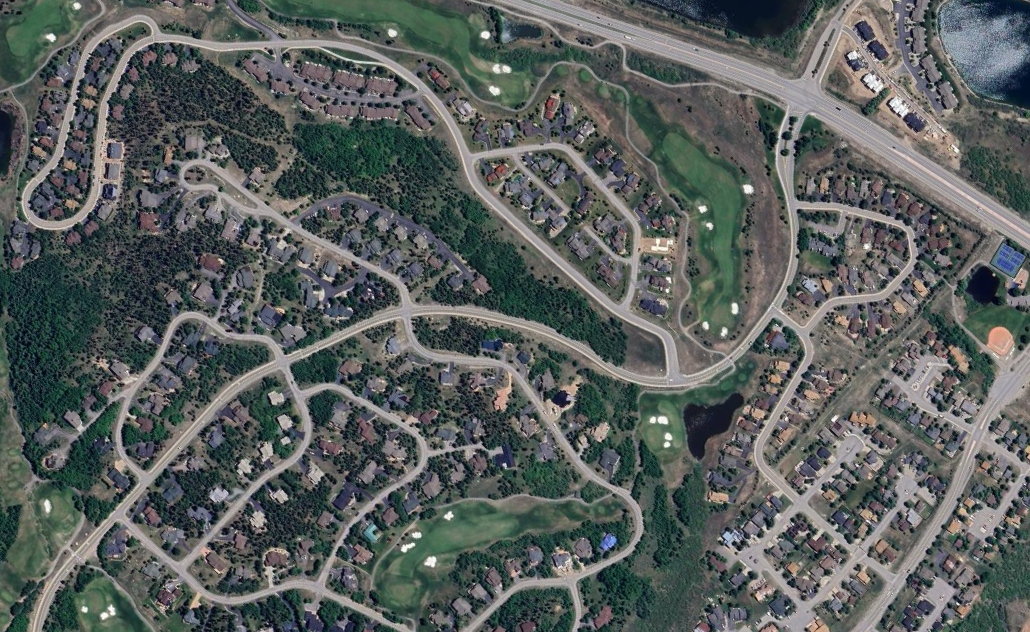
#> input picture 3.png, 1030 x 632 px
$ python main_v10.py
#> lines starting #> are read from the running program, lines starting #| are printed output that depends on the picture; after the words box and inside, x2 and y2 are one past the last pixel; in counts of white or black regions, pixels touching at a corner belong together
import cv2
import numpy as np
import matplotlib.pyplot as plt
from queue import PriorityQueue

# Load image function
def load_image(image_path):
#> called with image_path = '3.png'
    image = cv2.imread(image_path)
#> image is the input picture: shape (632, 1030, 3); mean B, G, R 92.9, 94.7, 89.4
    image = cv2.add(image, image)  # Brighten the image by adding it to itself
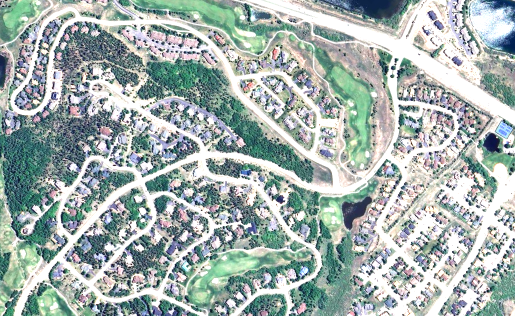
#> image: shape (632, 1030, 3) (shown at 1/2 size); mean B, G, R 173.6, 176.6, 163.3
    return image

# Display the results using Matplotlib
# [34 lines left out: functions display_results, click_event, not called in this run]

# Heuristic function for the A* algorithm
def heuristic(a, b):
    return abs(a[0] - b[0]) + abs(a[1] - b[1])

# A* search algorithm
# [44 lines left out: function a_star_search, not called in this run]

# Load the image
img = load_image("3.png")
gray_img = cv2.cvtColor(img, cv2.COLOR_BGR2GRAY)
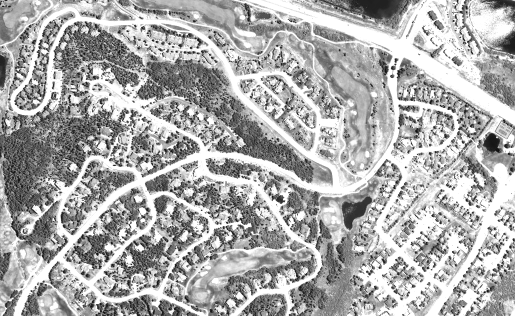
#> gray_img: shape (632, 1030) (shown at 1/2 size); min 3, max 255, mean 172.3

# Apply CLAHE (Contrast Limited Adaptive Histogram Equalization)
clahe = cv2.createCLAHE(clipLimit=2.0, tileGridSize=(5, 5))
clahe_img = clahe.apply(gray_img)
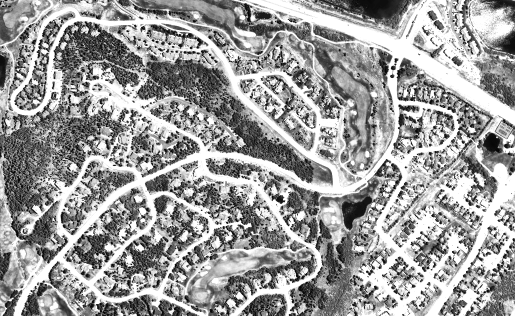
#> clahe_img: shape (632, 1030) (shown at 1/2 size); min 0, max 255, mean 156.8

# Apply thresholding (Otsu's method + Binary Inversion)
_, binary = cv2.threshold(clahe_img, 110, 255, cv2.THRESH_OTSU + cv2.THRESH_BINARY_INV)
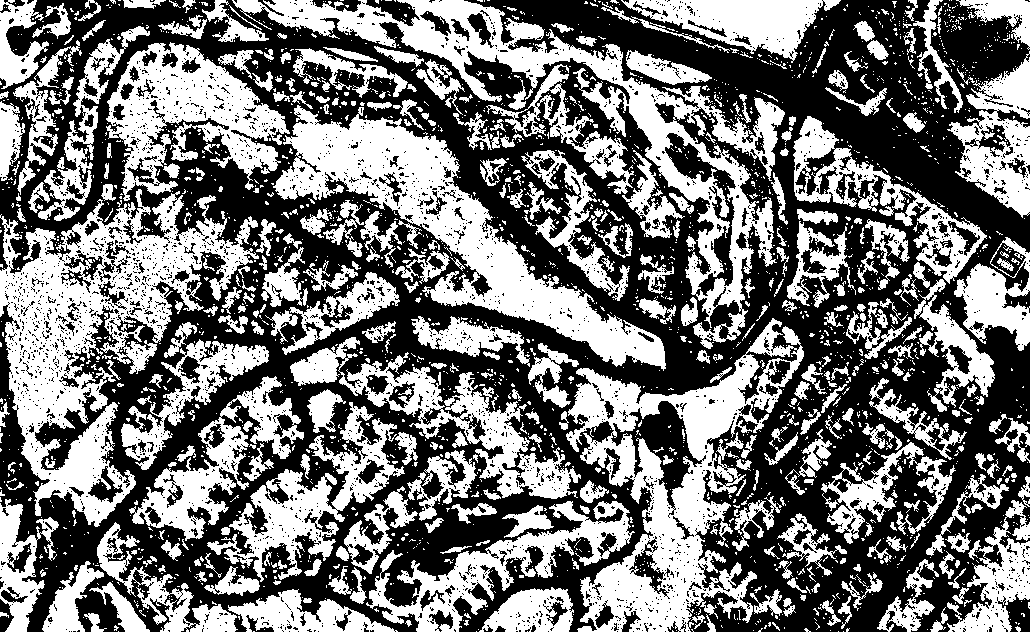
#> binary: shape (632, 1030); 46.2% white; 2508 white regions (2098 under 20 px), largest, box (x1, y1, x2, y2) and area: (0, 189, 259, 527) 30623, (232, 0, 785, 349) 25522, (566, 318, 804, 632) 25482

# Apply morphological operations to enhance the binary image
kernel = cv2.getStructuringElement(cv2.MORPH_RECT, (3, 3))
binary = cv2.morphologyEx(binary, cv2.MORPH_CLOSE, kernel, iterations=3)
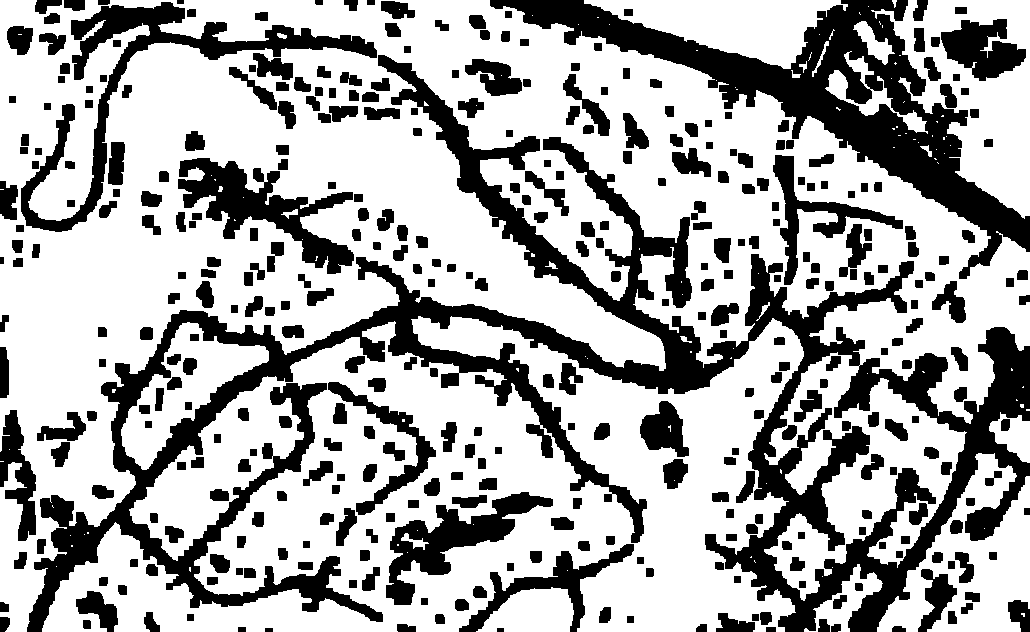
#> binary: shape (632, 1030); 67.2% white; 378 black regions, largest, box (x1, y1, x2, y2) and area: (27, 55, 1030, 632) 88639, (490, 0, 1030, 279) 30076, (21, 2, 377, 232) 10667
binary = cv2.morphologyEx(binary, cv2.MORPH_OPEN, kernel, iterations=2)
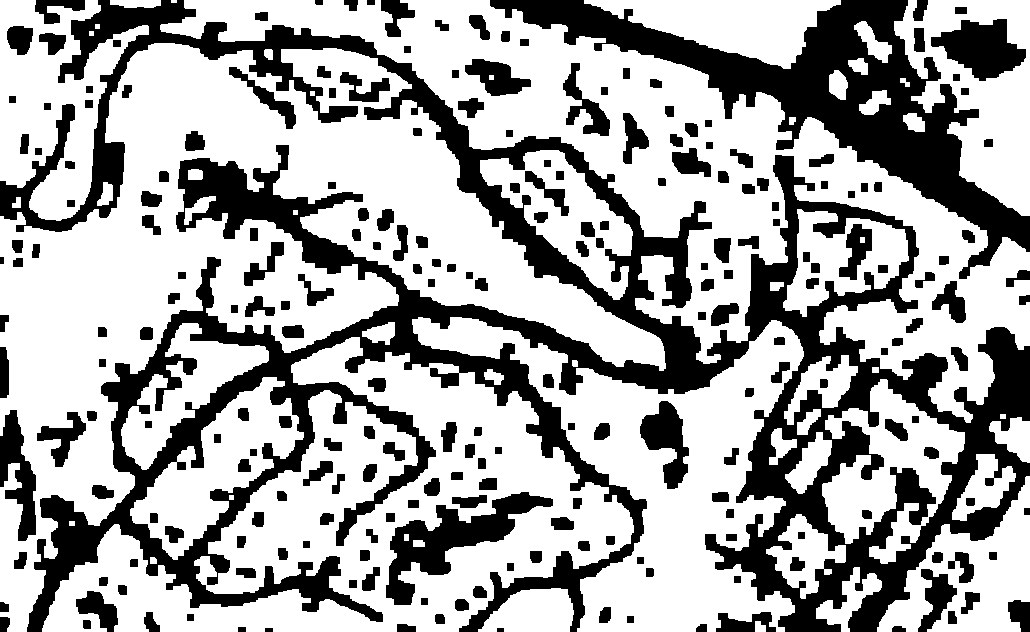
#> binary: shape (632, 1030); 66% white; 231 black regions, largest, box (x1, y1, x2, y2) and area: (0, 0, 1030, 632) 134392, (490, 0, 1030, 279) 32495, (386, 492, 553, 605) 5966

# Prepare for pathfinding and interaction
result_image = img.copy()
points = []
original_display = img.copy()
binary_display = binary.copy()

# Display the original image for user interaction
cv2.imshow("Original Image", original_display)
cv2.setMouseCallback("Original Image", click_event)
cv2.waitKey(0)

# Once two points are selected, find the path using A* algorithm
if len(points) == 2:
    start, goal = points
    path = a_star_search(start, goal, binary)

    if path:
        for point in path:
            cv2.circle(result_image, point, 1, (0, 0, 255), -1)
        cv2.imshow("Path", result_image)
        cv2.waitKey(0)

        # Display results: original, CLAHE, binary, and final path image
        display_results(original_display, clahe_img, binary, result_image)
    else:
        print("No path found")
else:
    print("Please click on two points")

$ run again, with 4.png copied over 3.png
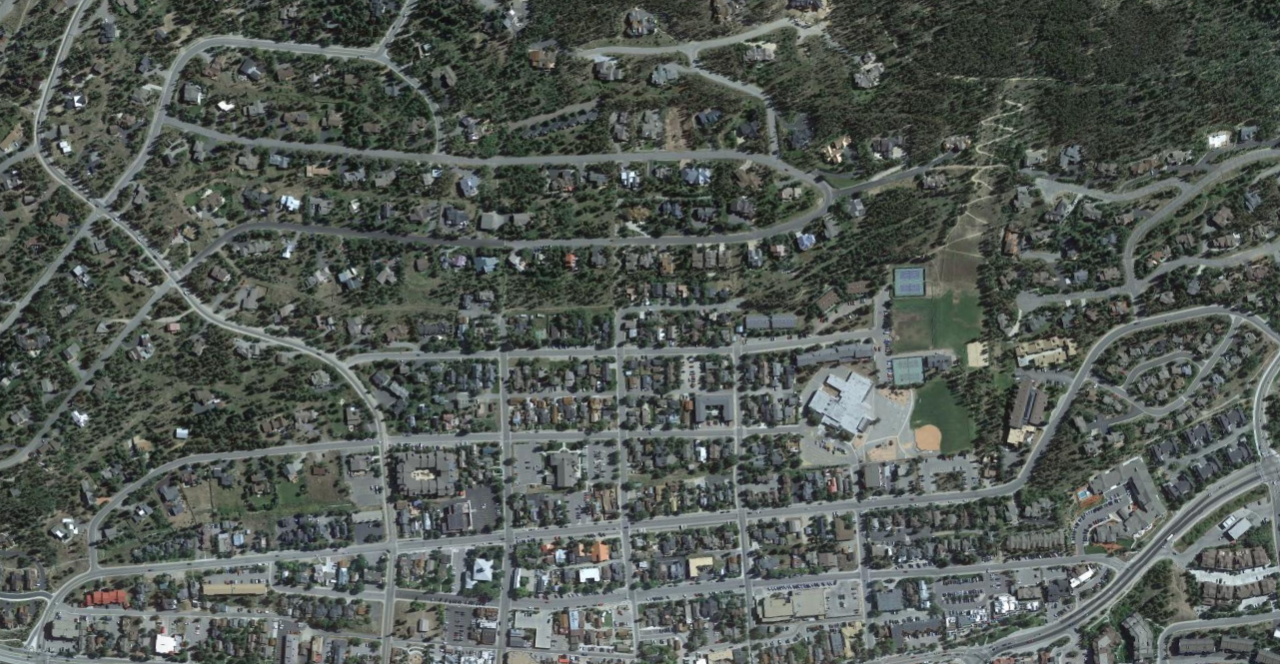
#> input picture 4.png, 1280 x 664 px
#> in load_image, image is the input picture: shape (664, 1280, 3); mean B, G, R 84.9, 89.9, 83.5
#> `_, binary = cv2.threshold(clahe_img, 110, 255, cv2.THRESH_OTSU + cv2.T..`:
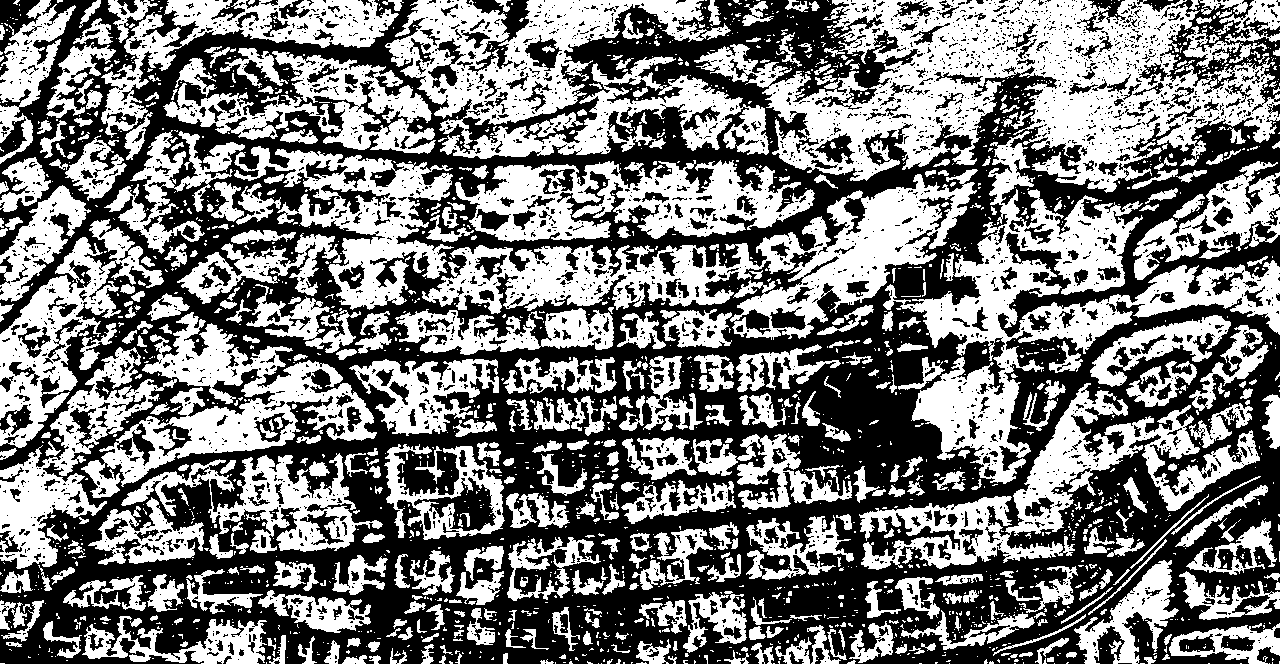
#> binary: shape (664, 1280); 48.5% white; 2196 white regions (1690 under 20 px), largest, box (x1, y1, x2, y2) and area: (694, 0, 1280, 193) 49903, (883, 131, 1280, 484) 30315, (422, 169, 978, 340) 26425
#> `binary = cv2.morphologyEx(binary, cv2.MORPH_OPEN, kernel, iterations=2)`:
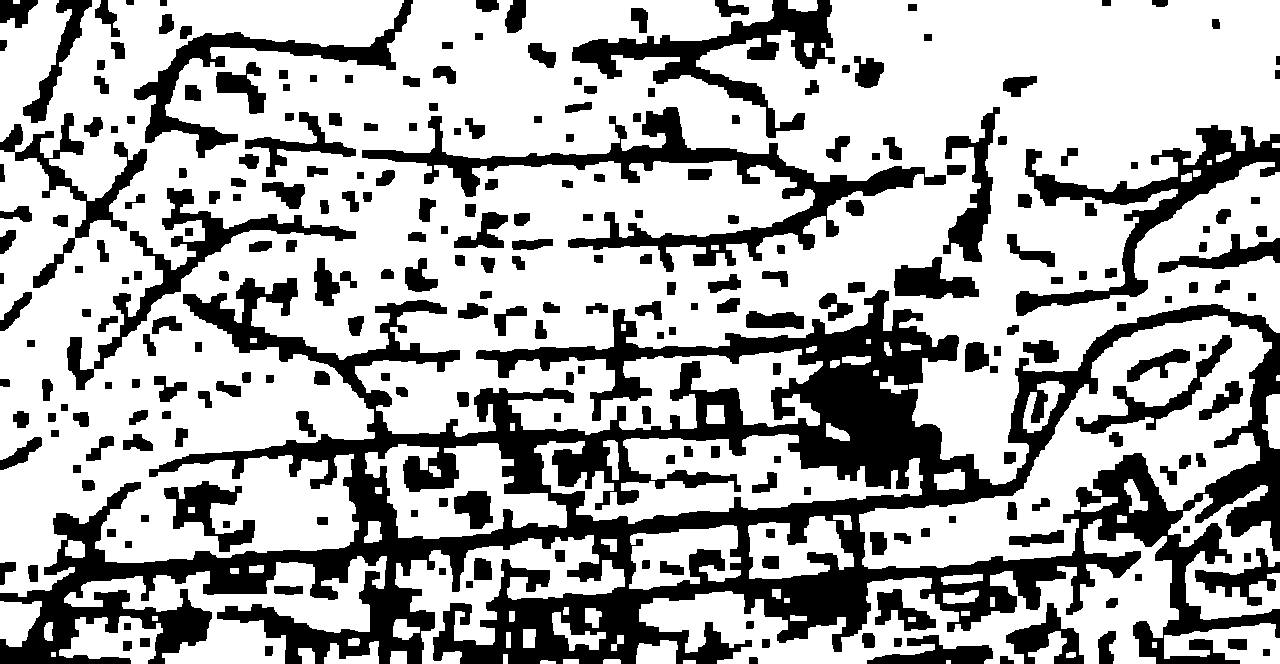
#> binary: shape (664, 1280); 68.1% white; 265 black regions, largest, box (x1, y1, x2, y2) and area: (0, 278, 1280, 664) 151671, (362, 107, 946, 272) 15873, (1016, 125, 1280, 316) 9911

$ run again, with 5.png copied over 3.png
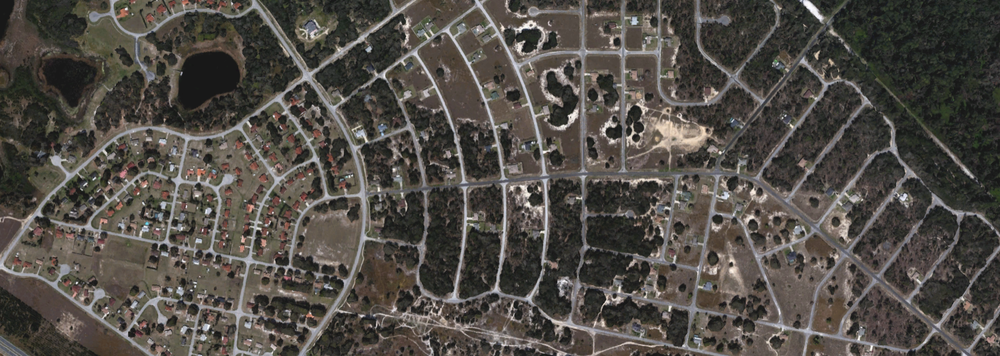
#> input picture 5.png, 1000 x 356 px, shrunk from 1872 x 666 before the run
#> in load_image, image is the input picture: shape (356, 1000, 3); mean B, G, R 71.5, 77.1, 81.4
#> `_, binary = cv2.threshold(clahe_img, 110, 255, cv2.THRESH_OTSU + cv2.T..`:
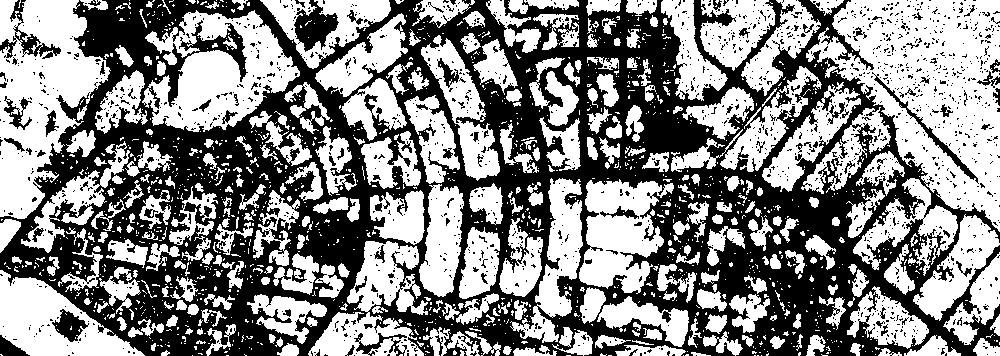
#> binary: shape (356, 1000); 53.1% white; 1643 black regions (1542 under 20 px), largest, box (x1, y1, x2, y2) and area: (0, 0, 1000, 356) 153237, (294, 0, 339, 52) 1239, (0, 0, 61, 59) 811
#> `binary = cv2.morphologyEx(binary, cv2.MORPH_OPEN, kernel, iterations=2)`:
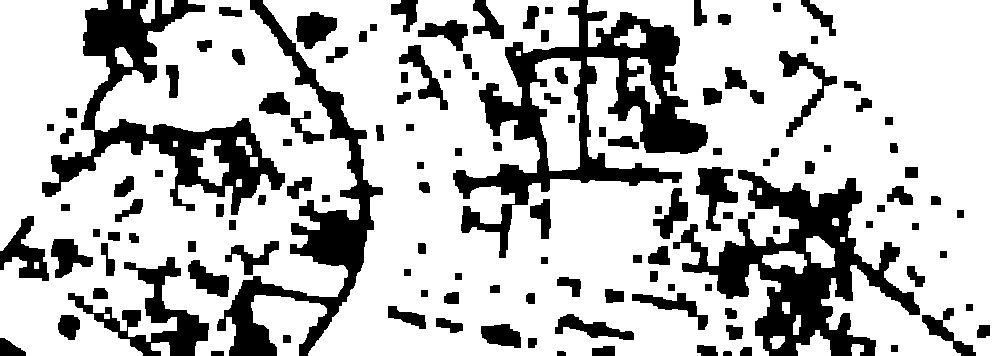
#> binary: shape (356, 1000); 74.4% white; 130 black regions, largest, box (x1, y1, x2, y2) and area: (453, 0, 708, 258) 17668, (673, 170, 920, 356) 15984, (42, 0, 285, 215) 13293
